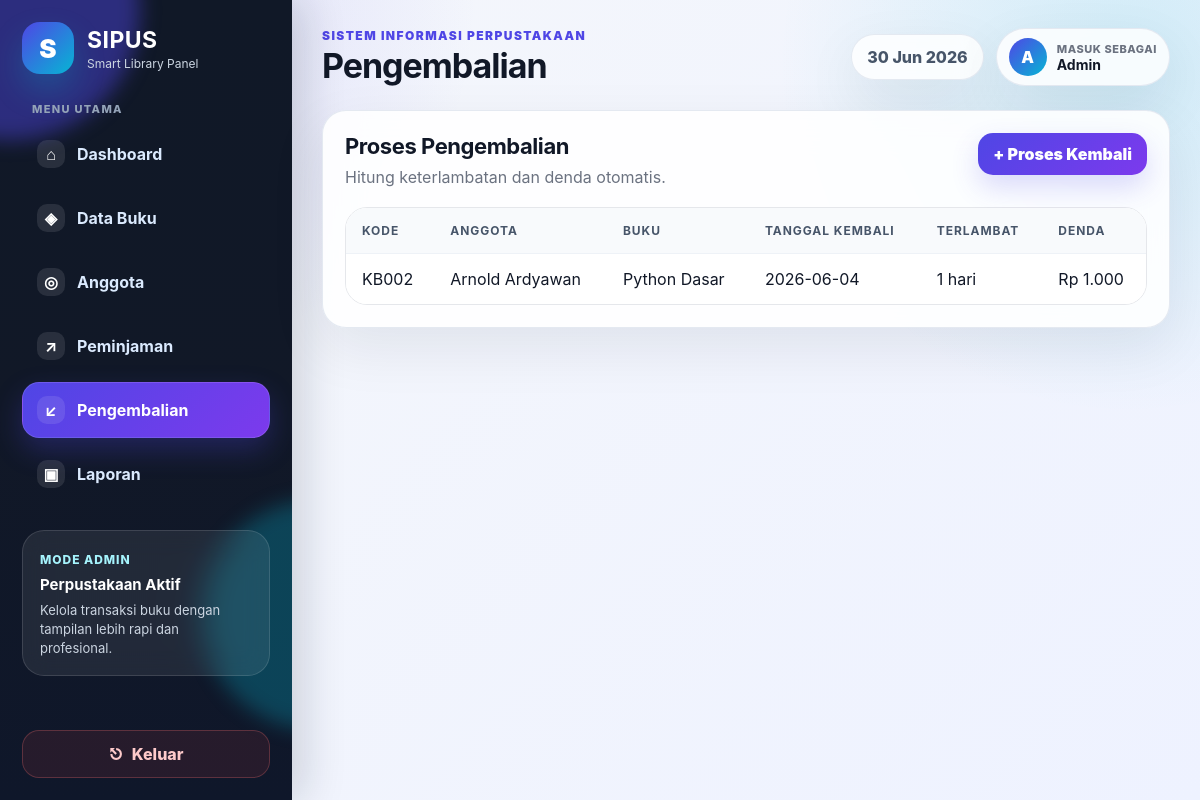
The app's page /pengembalian.php (signed in) with its own data.
### tables this page shows
CREATE TABLE `pengembalian` (
  `id_kembali` int NOT NULL,
  `id_pinjam` int NOT NULL,
  `tanggal_kembali` date NOT NULL,
  `terlambat` int DEFAULT '0',
  `denda` int DEFAULT '0'
);

CREATE TABLE `anggota` (
  `id_anggota` int NOT NULL,
  `nomor_anggota` varchar(30) NOT NULL,
  `nama` varchar(100) NOT NULL,
  `kelas` varchar(80) NOT NULL,
  `alamat` text,
  `no_hp` varchar(20) DEFAULT NULL
);

CREATE TABLE `buku` (
  `id_buku` int NOT NULL,
  `kode_buku` varchar(30) NOT NULL,
  `judul` varchar(150) NOT NULL,
  `penulis` varchar(100) NOT NULL,
  `penerbit` varchar(100) NOT NULL,
  `tahun` year NOT NULL,
  `kategori` varchar(80) NOT NULL,
  `stok` int NOT NULL DEFAULT '0'
);

### auth.php (called while the page is built, shortened)
<?php
function e($value) {
    return htmlspecialchars((string)$value, ENT_QUOTES, 'UTF-8');
}
?>

### pengembalian.php (the view, shortened to what this page needs)
<?php
require_once "koneksi.php";
require_once "auth.php";
$riwayat = mysqli_query($conn, "SELECT k.*, a.nama AS nama_anggota, b.judul FROM pengembalian k JOIN peminjaman p ON k.id_pinjam=p.id_pinjam JOIN anggota a ON p.id_anggota=a.id_anggota JOIN buku b ON p.id_buku=b.id_buku ORDER BY k.id_kembali DESC");
include "header.php";
?>
<section class="panel"><div class="panel-head"><div><h2>Proses Pengembalian</h2><p>Hitung keterlambatan dan denda otomatis.</p></div><button class="btn primary" data-modal="modalTambah">+ Proses Kembali</button></div>
<div class="table-wrap"><table><thead><tr><th>Kode</th><th>Anggota</th><th>Buku</th><th>Tanggal Kembali</th><th>Terlambat</th><th>Denda</th></tr></thead><tbody><?php while($k=mysqli_fetch_assoc($riwayat)): ?><tr><td>KB<?= str_pad($k['id_kembali'],3,'0',STR_PAD_LEFT) ?></td><td><?= e($k['nama_anggota']) ?></td><td><?= e($k['judul']) ?></td><td><?= e($k['tanggal_kembali']) ?></td><td><?= e($k['terlambat']) ?> hari</td><td>Rp <?= number_format($k['denda'],0,',','.') ?></td></tr><?php endwhile; ?></tbody></table></div></section>
<?php include "footer.php"; ?>

### assets/css/style.css (style rules this page uses)
:root { --bg:#f5f7fb; --bg2:#eef2ff; --surface:#ffffff; --surface-soft:#f8fafc; --text:#111827; --muted:#6b7280; --muted2:#94a3b8; --line:#e5e7eb; --line2:#eef2f7; --primary:#4f46e5; --primary2:#7c3aed; --primary3:#06b6d4; --green:#10b981; --orange:#f59e0b; --red:#ef4444; --blue:#2563eb; --shadow:0 20px 55px rgba(15,23,42,.08); --shadow2:0 12px 28px rgba(79,70,229,.20); --radius:24px; }
* { box-sizing:border-box }
html { scroll-behavior:smooth }
body { margin:0; min-height:100vh; font-family:Inter,ui-sans-serif,system-ui,-apple-system,BlinkMacSystemFont,"Segoe UI",Arial,sans-serif; color:var(--text); background: radial-gradient(circle at 8% 0%, rgba(79,70,229,.16), transparent 28%), radial-gradient(circle at 94% 8%, rgba(6,182,212,.14), transparent 26%), linear-gradient(135deg,var(--bg),var(--bg2)); }
button,input,select,textarea { font:inherit }
.stat-card,.panel { background:rgba(255,255,255,.88); border:1px solid rgba(226,232,240,.92); box-shadow:var(--shadow); backdrop-filter:blur(18px); }
.panel { border-radius:var(--radius);padding:22px;margin-bottom:18px }
.panel-head { display:flex;align-items:flex-start;justify-content:space-between;gap:16px;margin-bottom:17px }
.panel h2 { margin:0;font-size:22px;letter-spacing:-.02em }
.panel p { margin:6px 0 0;color:var(--muted);line-height:1.55 }
.table-wrap { overflow:auto;border-radius:22px;border:1px solid var(--line);background:#fff }
table { width:100%;border-collapse:separate;border-spacing:0;background:#fff }
th,td { padding:15px 16px;text-align:left;border-bottom:1px solid #eef2f7;vertical-align:middle }
th { position:sticky;top:0;background:#f8fafc;color:#475569;font-size:12px;text-transform:uppercase;letter-spacing:.08em;z-index:1 }
tr:last-child td { border-bottom:0 }
.btn { border:0;border-radius:15px;padding:11px 15px; font-weight:900;cursor:pointer;display:inline-flex;align-items:center;justify-content:center;gap:8px; transition:.18s ease;white-space:nowrap; }
.btn.primary { background:linear-gradient(135deg,var(--primary),var(--primary2));color:#fff;box-shadow:var(--shadow2) }

### records on screen
pengembalian: id_kembali "002", anggota.nama "Arnold Ardyawan", buku.judul "Python Dasar", tanggal_kembali "2026-06-04", terlambat "1", denda "1.000"

### other values on screen
$title "Pengembalian"
substr($_SESSION['nama'] ?? 'A', 0, 1) "A"
$_SESSION['nama'] "Admin"
